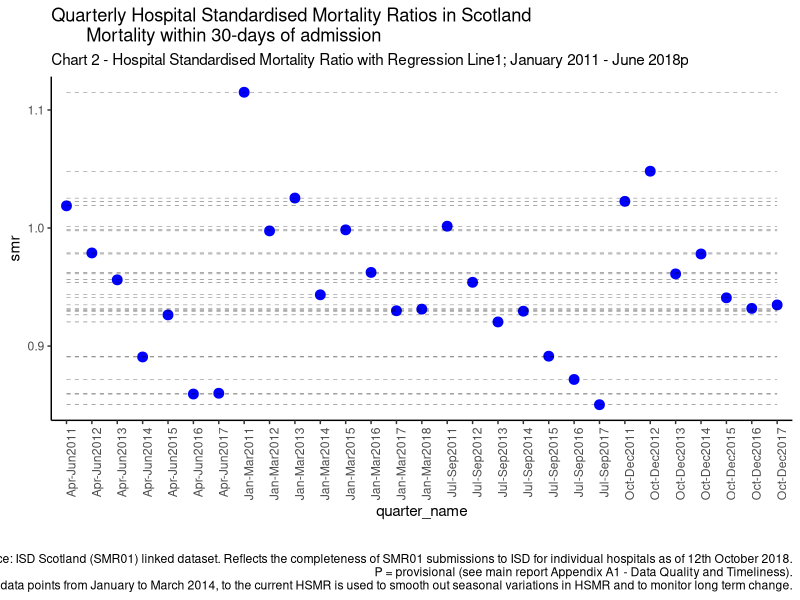
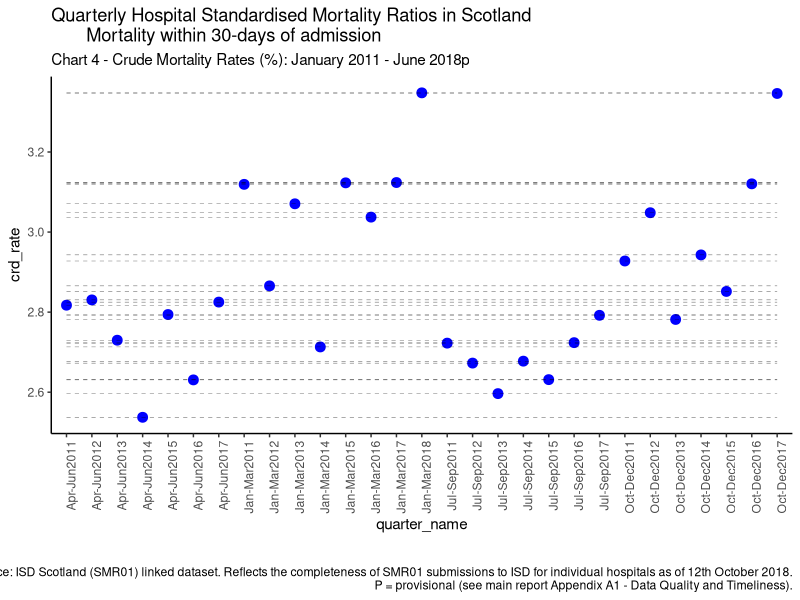

Write R code to recreate these figures, in order. (Note: this script raises an error after producing the figures.)
############################################################
## Codename - tableA1a_wrangling                            ##
## Data Release - 
## Original Authors - Marios Alexandropoulos              ##
## Orginal Date - November 2018                           ##
## Latest Update Author -   Marios Alexandropoulos        ##
## Latest Update Date -   22/11/18                        ##
## Updates to script (if any):
##                                                        ##
## Type - Extract/model                                   ##
## Written/run on - R Studio Server                       ##
## Type - Preparation                                     ##
## Written/run on - R Studio Server                       ##
## R version - 3.2.3 (2015-12-10)                         ##
## Versions of packages -                                 ##
## tidyverse_1.1.1                                        ##
##                                                        ##
## Description -  Template for producing Table A1a: 
## Quarterly Hospital Standardised Mortality Ratios                                 ## 
##                                                        ##
## Approximate run time:                                  ## 
############################################################



################################## 
##################################
### SECTION 1 - HOUSE KEEPING ----
##################################
##################################


library(magrittr)
library(dplyr)
library(ggplot2)
library(scales)

# Read in smr data
smr <- read.csv("smr_data.csv", stringsAsFactors = FALSE)
str(smr)
head(smr)


# Create quarter_name
smr <- smr %>% 
  mutate(quarter_name = ifelse(quarter == 1, "Jan-Mar2011",
                               ifelse(quarter == 2, "Apr-Jun2011", 
                                      ifelse(quarter == 3, "Jul-Sep2011",
                                             ifelse(quarter == 4, "Oct-Dec2011",
                                                    ifelse(quarter == 5, "Jan-Mar2012", 
                                                           ifelse(quarter == 6, "Apr-Jun2012",
                                                                  ifelse(quarter == 7, "Jul-Sep2012",
                                                                         ifelse(quarter == 8, "Oct-Dec2012", 
                                                                                ifelse(quarter == 9, "Jan-Mar2013",
                                                                                       ifelse(quarter == 10, "Apr-Jun2013",
                                                                                              ifelse(quarter == 11, "Jul-Sep2013", 
                                                                                                     ifelse(quarter == 12, "Oct-Dec2013", 
                                                                                                            ifelse(quarter == 13, "Jan-Mar2014", 
                                                                                                                   ifelse(quarter == 14, "Apr-Jun2014",
                                                                                                                          ifelse(quarter == 15, "Jul-Sep2014",
                                                                                                                                 ifelse(quarter == 16, "Oct-Dec2014",
                                                                                                                                        ifelse(quarter == 17, "Jan-Mar2015",
                                                                                                                                               ifelse(quarter == 18, "Apr-Jun2015",
                                                                                                                                                      ifelse(quarter == 19, "Jul-Sep2015",
                                                                                                                                                             ifelse(quarter == 20, "Oct-Dec2015",
                                                                                                                                                                    ifelse(quarter == 21, "Jan-Mar2016",
                                                                                                                                                                           ifelse(quarter == 22, "Apr-Jun2016",
                                                                                                                                                                                  ifelse(quarter == 23, "Jul-Sep2016",
                                                                                                                                                                                         ifelse(quarter == 24, "Oct-Dec2016",
                                                                                                                                                                                                ifelse(quarter == 25, "Jan-Mar2017",
                                                                                                                                                                                                       ifelse(quarter == 26, "Apr-Jun2017",
                                                                                                                                                                                                              ifelse(quarter == 27, "Jul-Sep2017",
                                                                                                                                                                                                                     ifelse(quarter == 28, "Oct-Dec2017",
                                                                                                                                                                                                                            ifelse(quarter == 29, "Jan-Mar2018",'NULL'))))))))))))))))))))))))))))))

# Check all quarters have matched properly
quarter_check <- table(smr$quarter_name, exclude = NULL)
quarter_check                                                                                                                                                                                                                                  


# select only scotland
smr_scot <-
  smr %>% 
  filter(location_name == "Scotland")

# Create chart smr vs quarter
theme_set(theme_classic())

# Plot
ggplot(smr_scot, aes(x=smr, y=quarter_name)) + 
  geom_point(col="blue", size=3) +   # Draw points
  geom_segment(aes(x=smr, 
                   xend=smr, 
                   y=min(quarter_name), 
                   yend=max(quarter_name)), 
               linetype="dashed", 
               size=0.1) +   # Draw dashed lines
  labs(title="Quarterly Hospital Standardised Mortality Ratios in Scotland
       Mortality within 30-days of admission", 
       subtitle="Chart 2 - Hospital Standardised Mortality Ratio with Regression Line1; January 2011 - June 2018p", 
       caption="
       
       source: ISD Scotland (SMR01) linked dataset. Reflects the completeness of SMR01 submissions to ISD for individual hospitals as of 12th October 2018.
       P = provisional (see main report Appendix A1 - Data Quality and Timeliness).
       1. A regression line through data points from January to March 2014, to the current HSMR is used to smooth out seasonal variations in HSMR and to monitor long term change.") +
  coord_cartesian(ylim = c(0, 1.5)) + 
  coord_flip() +
  theme(axis.text.x = element_text(angle = 90, hjust = 1))



# Create chart crd_rate vs quarter
theme_set(theme_classic())



# Plot
ggplot(smr_scot, aes(x=crd_rate, y=quarter_name)) + 
  geom_point(col="blue", size=3) + # Draw points
  geom_line() +
  geom_segment(aes(x=crd_rate, 
                   xend=crd_rate, 
                   y=min(quarter_name), 
                   yend=max(quarter_name)), 
               linetype="dashed", 
               size=0.1) +   # Draw dashed lines
  labs(title="Quarterly Hospital Standardised Mortality Ratios in Scotland
       Mortality within 30-days of admission", 
       subtitle="Chart 4 - Crude Mortality Rates (%): January 2011 - June 2018p", 
       caption="
       
       Source: ISD Scotland (SMR01) linked dataset. Reflects the completeness of SMR01 submissions to ISD for individual hospitals as of 12th October 2018.
       P = provisional (see main report Appendix A1 - Data Quality and Timeliness).") +
  coord_cartesian(ylim = c(0, 4)) + 
  coord_flip() +
  theme(axis.text.x = element_text(angle = 90, hjust = 1)) 



# # creat workbook and sheet
wb_A1a <- createWorkbook(type="xlsx")
sheet <- createSheet(wb_A1a, sheetName = "Chart_4")

# Add header
xlsx.addHeader(wb_A1a, sheet, "Quarterly Hospital Standardised Mortality Ratios in Scotland Mortality within 30-days of admission", level= 2)
xlsx.addHeader(wb_A1a, sheet, "Chart 4 - Crude Mortality Rates (%): January 2011 - June 2018p", level= 3, color = "darkgrey")

xlsx.addLineBreak(sheet, 1)

# Plot function
plotFunction<-function(){
  p_crd <- ggplot(smr_scot, aes(x=crd_rate, y=quarter_name)) + 
    geom_point(col="blue", size=3) + # Draw points
    geom_line() +
    geom_segment(aes(x=crd_rate, 
                     xend=crd_rate, 
                     y=min(quarter_name), 
                     yend=max(quarter_name)), 
                 linetype="dashed", 
                 size=0.1) +   # Draw dashed lines
    labs(title="", 
         subtitle="", 
         caption="
         
         Source: ISD Scotland (SMR01) linked dataset. Reflects the completeness of SMR01 submissions to ISD for individual hospitals as of 12th October 2018.
         P = provisional (see main report Appendix A1 - Data Quality and Timeliness).") +
    coord_cartesian(ylim = c(0, 4)) + 
    coord_flip() +
    theme(axis.text.x = element_text(angle = 90, hjust = 1))
  print(p_crd)
}

# Add plot in the excel sheet
xlsx.addPlot(wb_A1a, sheet, plotFunction())

# save the workbook to an Excel file.
saveWorkbook(wb_A1a, "table_A1a.xlsx")

xlsx.openFile("table_A1a.xlsx")# view the file
